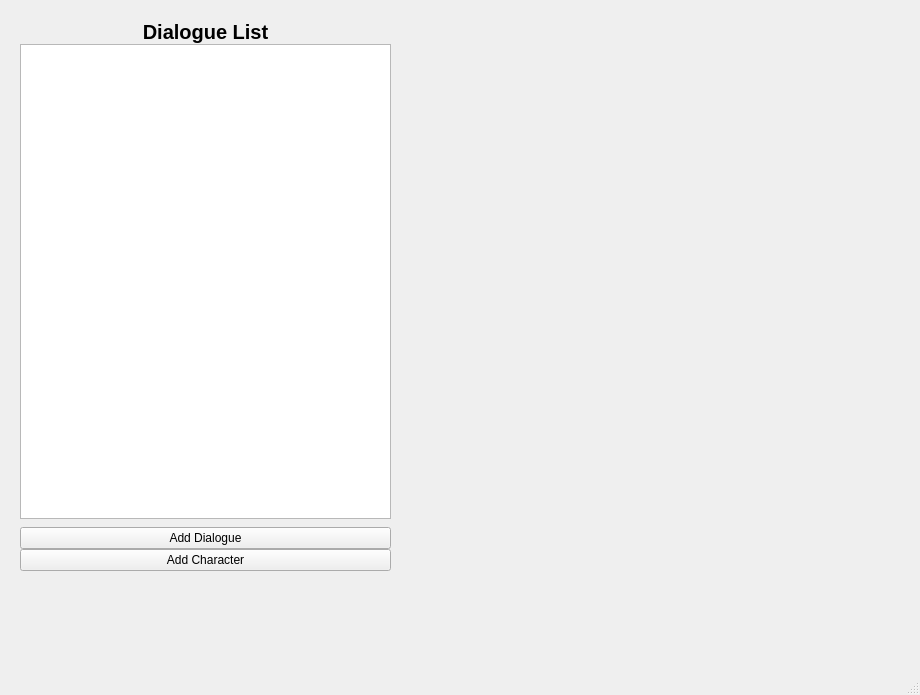
<?xml version="1.0" encoding="UTF-8"?>
<ui version="4.0">
 <class>WeaverWindow</class>
 <widget class="QMainWindow" name="WeaverWindow">
  <property name="geometry">
   <rect>
    <x>0</x>
    <y>0</y>
    <width>920</width>
    <height>695</height>
   </rect>
  </property>
  <property name="windowTitle">
   <string>WeaverWindow</string>
  </property>
  <property name="layoutDirection">
   <enum>Qt::LayoutDirection::LeftToRight</enum>
  </property>
  <widget class="QWidget" name="centralwidget">
   <widget class="QWidget" name="verticalLayoutWidget">
    <property name="geometry">
     <rect>
      <x>20</x>
      <y>20</y>
      <width>371</width>
      <height>551</height>
     </rect>
    </property>
    <layout class="QVBoxLayout" name="DialogueArea">
     <property name="spacing">
      <number>0</number>
     </property>
     <property name="bottomMargin">
      <number>0</number>
     </property>
     <item>
      <widget class="QLabel" name="dialogueTitle">
       <property name="font">
        <font>
         <pointsize>15</pointsize>
         <bold>true</bold>
        </font>
       </property>
       <property name="text">
        <string>Dialogue List</string>
       </property>
       <property name="alignment">
        <set>Qt::AlignmentFlag::AlignHCenter|Qt::AlignmentFlag::AlignTop</set>
       </property>
      </widget>
     </item>
     <item>
      <widget class="QListWidget" name="DialogueListContainer">
       <property name="itemAlignment">
        <set>Qt::AlignmentFlag::AlignLeading</set>
       </property>
      </widget>
     </item>
     <item>
      <layout class="QVBoxLayout" name="verticalLayout_2" stretch="0,0">
       <property name="sizeConstraint">
        <enum>QLayout::SizeConstraint::SetDefaultConstraint</enum>
       </property>
       <property name="topMargin">
        <number>8</number>
       </property>
       <item>
        <widget class="QPushButton" name="AddDialogue">
         <property name="text">
          <string>Add Dialogue</string>
         </property>
        </widget>
       </item>
       <item>
        <widget class="QPushButton" name="AddCharacter">
         <property name="text">
          <string>Add Character</string>
         </property>
        </widget>
       </item>
      </layout>
     </item>
    </layout>
   </widget>
  </widget>
  <widget class="QStatusBar" name="statusbar"/>
  <widget class="QMenuBar" name="menubar">
   <property name="geometry">
    <rect>
     <x>0</x>
     <y>0</y>
     <width>920</width>
     <height>21</height>
    </rect>
   </property>
   <property name="layoutDirection">
    <enum>Qt::LayoutDirection::LeftToRight</enum>
   </property>
  </widget>
 </widget>
 <resources/>
 <connections/>
</ui>
